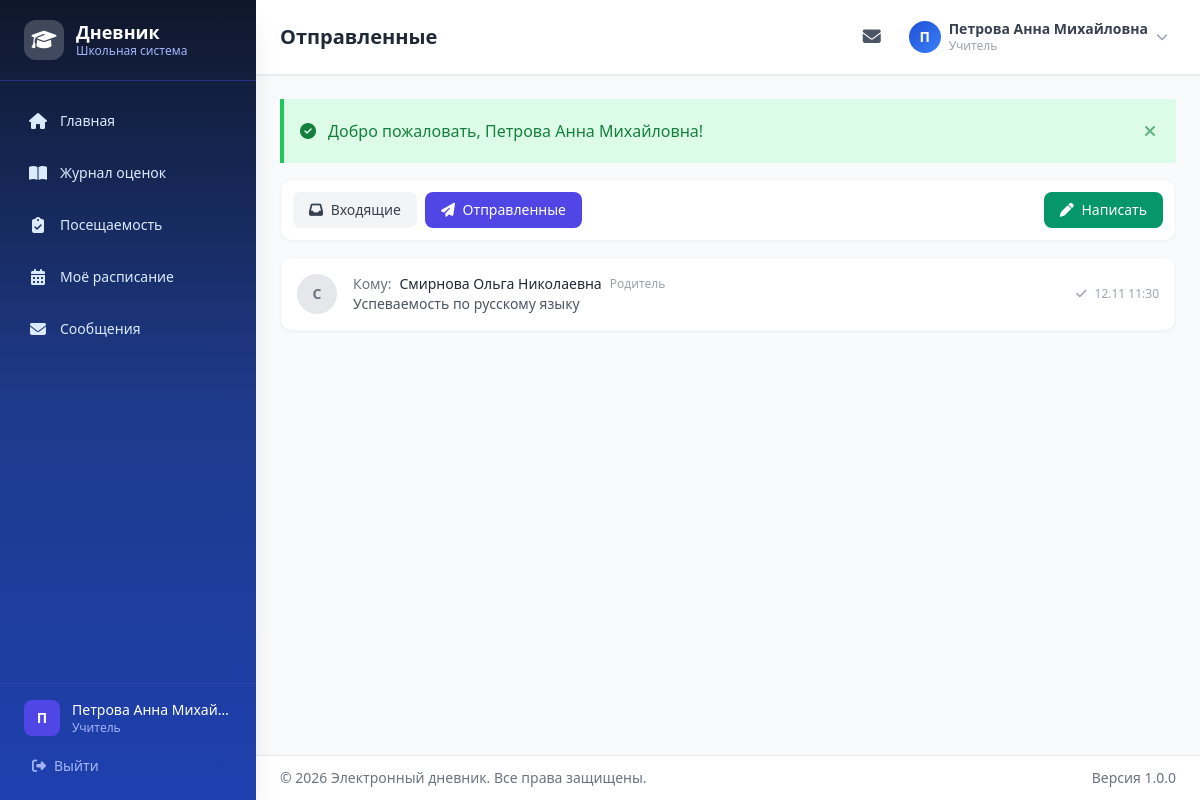
/messages/sent (signed in), run on an earlier commit of the app's database.
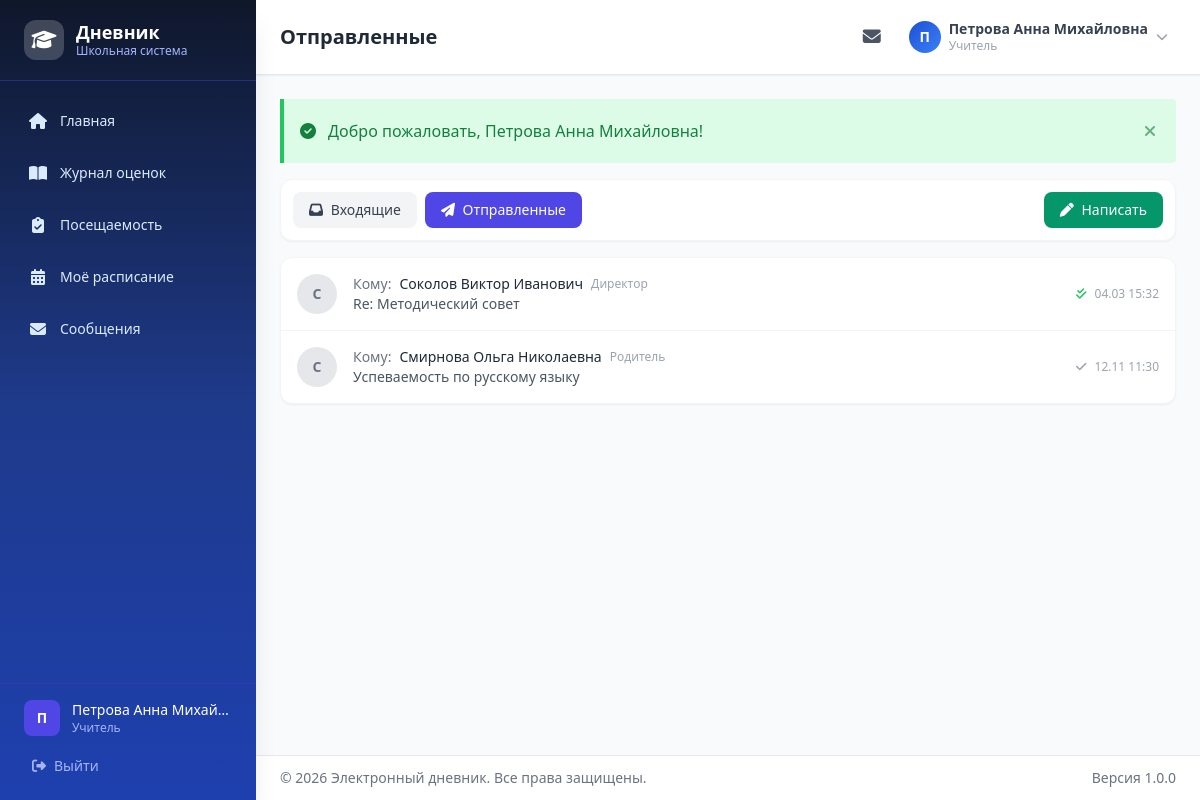
And on a later commit of the database.
### tables this page shows
CREATE TABLE `messages` (
  `id` int NOT NULL,
  `sender_id` int NOT NULL,
  `receiver_id` int NOT NULL,
  `subject` varchar(255) NOT NULL,
  `message` text NOT NULL,
  `is_read` tinyint(1) DEFAULT '0',
  `read_at` timestamp NULL DEFAULT NULL,
  `created_at` timestamp NULL DEFAULT CURRENT_TIMESTAMP
);

CREATE TABLE `users` (
  `id` int NOT NULL,
  `login` varchar(100) NOT NULL,
  `password_hash` varchar(255) NOT NULL,
  `full_name` varchar(255) NOT NULL,
  `email` varchar(255) DEFAULT NULL,
  `phone` varchar(20) DEFAULT NULL,
  `role_id` int NOT NULL,
  `is_active` tinyint(1) DEFAULT '1',
  `last_login` timestamp NULL DEFAULT NULL,
  `created_at` timestamp NULL DEFAULT CURRENT_TIMESTAMP,
  `updated_at` timestamp NULL DEFAULT CURRENT_TIMESTAMP ON UPDATE CURRENT_TIMESTAMP
);

CREATE TABLE `roles` (
  `id` int NOT NULL,
  `name` varchar(50) NOT NULL,
  `display_name` varchar(100) NOT NULL
);

### controllers/MessagesController.php (called while the page is built, shortened)
<?php
class MessagesController {
    private $messageModel;
    public function __construct() {
        require_once __DIR__ . '/../models/Message.php';
        $this->messageModel = new Message();
    }
    public function sent() {
        $messages = $this->messageModel->getSent(currentUserId(), 50, 0);
        require __DIR__ . '/../views/layout/header.php';
        require __DIR__ . '/../views/messages/sent.php';
        require __DIR__ . '/../views/layout/footer.php';
    }
}

### config/database.php (called while the page is built, shortened)
<?php
function getDB() {
    static $pdo = null;
    if ($pdo === null) {
        $dsn = sprintf(
            'mysql:host=%s;port=%s;dbname=%s;charset=%s',
            DB_HOST, DB_PORT, DB_NAME, DB_CHARSET
        );
        $options = [
            PDO::ATTR_ERRMODE            => PDO::ERRMODE_EXCEPTION,
            PDO::ATTR_DEFAULT_FETCH_MODE => PDO::FETCH_ASSOC,
            PDO::ATTR_EMULATE_PREPARES   => false,
            PDO::MYSQL_ATTR_INIT_COMMAND => "SET NAMES " . DB_CHARSET,
        ];
        try {
            $pdo = new PDO($dsn, DB_USER, DB_PASS, $options);
        } catch (PDOException $e) {
            if (defined('APP_DEBUG') && APP_DEBUG) {
                die('Ошибка подключения к БД: ' . $e->getMessage());
            } else {
                die('Ошибка подключения к базе данных.');
            }
        }
    }
    return $pdo;
}

### includes/auth.php (called while the page is built, shortened)
<?php
function currentUserId() {
    return $_SESSION['user_id'] ?? null;
}

### models/Message.php (called while the page is built, shortened)
<?php
class Message {
    private $db;
    public function __construct() {
        $this->db = getDB();
    }
    public function getSent($userId, $limit = 50, $offset = 0) {
        $stmt = $this->db->prepare("
            SELECT m.*, ur.full_name as receiver_name, rr.display_name as receiver_role
            FROM messages m
            JOIN users ur ON m.receiver_id = ur.id
            JOIN roles rr ON ur.role_id = rr.id
            WHERE m.sender_id = :user_id
            ORDER BY m.created_at DESC
            LIMIT :limit OFFSET :offset
        ");
        $stmt->bindValue(':user_id', $userId, PDO::PARAM_INT);
        $stmt->bindValue(':limit', (int)$limit, PDO::PARAM_INT);
        $stmt->bindValue(':offset', (int)$offset, PDO::PARAM_INT);
        $stmt->execute();
        return $stmt->fetchAll();
    }
}

### views/messages/sent.php (the view, shortened to what the changed rows need)
<div class="space-y-4">
    <div class="bg-white rounded-xl shadow-sm border border-gray-100 overflow-hidden">
        <?php if (empty($messages)): ?>
        <div class="p-12 text-center">
            <i class="fas fa-paper-plane text-5xl text-gray-300 mb-4"></i>
            <p class="text-gray-500 text-lg">Отправленных сообщений нет</p>
        </div>
        <?php else: ?>
        <div class="divide-y divide-gray-100">
            <?php foreach ($messages as $msg): ?>
            <a href="<?= url('messages/read/' . $msg['id']) ?>"
               class="flex items-center gap-4 px-4 py-4 hover:bg-gray-50 transition">
                <div class="w-10 h-10 bg-gray-200 rounded-full flex items-center justify-center text-gray-500 text-sm font-bold flex-shrink-0">
                    <?= mb_strtoupper(mb_substr($msg['receiver_name'], 0, 1)) ?>
                </div>
                <div class="flex-1 min-w-0">
                    <div class="flex items-center gap-2">
                        <span class="text-sm text-gray-500">Кому:</span>
                        <span class="font-medium text-gray-800 text-sm truncate"><?= e($msg['receiver_name']) ?></span>
                        <span class="text-xs text-gray-400"><?= e($msg['receiver_role']) ?></span>
                    </div>
                    <p class="text-sm text-gray-600 truncate"><?= e($msg['subject']) ?></p>
                </div>
                <div class="flex items-center gap-2 flex-shrink-0">
                    <?php if ($msg['is_read']): ?>
                    <span class="text-xs text-green-500"><i class="fas fa-check-double"></i></span>
                    <?php else: ?>
                    <span class="text-xs text-gray-400"><i class="fas fa-check"></i></span>
                    <?php endif; ?>
                    <span class="text-xs text-gray-400">
                        <?= formatDateTime($msg['created_at'], 'd.m H:i') ?>
                    </span>
                </div>
            </a>
            <?php endforeach; ?>
        </div>
        <?php endif; ?>
    </div>
</div>

### views/layout/sidebar.php (shortened to what the changed rows need)
<?php
$role = currentRole();
$currentRoute = isset($_GET['route']) ? trim($_GET['route'], '/') : 'dashboard';
function isActive($route) {
    global $currentRoute;
    $current = trim($currentRoute, '/');
    $target  = trim($route, '/');
    if (strpos($target, '/') !== false) {
        return $current === $target;
    }
    $parts = explode('/', $current);
    return ($parts[0] ?? '') === $target;
}
function activeClass($route) {
    return isActive($route)
        ? 'bg-white/10 text-white shadow-md'
        : 'text-blue-100 hover:bg-white/10 hover:text-white';
}
$menuItems = [];
$menuItems[] = ['url' => 'dashboard', 'icon' => 'fa-home', 'label' => 'Главная'];
switch ($role) {
    case 'teacher':
        $menuItems[] = ['url' => 'grades/journal', 'icon' => 'fa-book-open', 'label' => 'Журнал оценок'];
        $menuItems[] = ['url' => 'attendance/mark', 'icon' => 'fa-clipboard-check', 'label' => 'Посещаемость'];
        $menuItems[] = ['url' => 'schedule/my-schedule', 'icon' => 'fa-calendar-alt', 'label' => 'Моё расписание'];
        $menuItems[] = ['url' => 'messages/inbox', 'icon' => 'fa-envelope', 'label' => 'Сообщения'];
        break;
}
?>
<aside id="sidebar" class="fixed inset-y-0 left-0 w-64 bg-gradient-to-b from-slate-900 via-blue-900 to-blue-800 transform -translate-x-full lg:translate-x-0 transition-transform duration-300 ease-in-out z-50 flex flex-col shadow-xl">
    <div class="flex items-center gap-3 px-6 py-5 border-b border-indigo-700/50">
        <div>
            <h2 class="text-white font-bold text-lg leading-tight">Дневник</h2>
        </div>
    </div>
    <nav class="flex-1 px-3 py-4 overflow-y-auto">
        <ul class="space-y-1">
            <?php foreach ($menuItems as $item): ?>
            <li>
                <a href="<?= url($item['url']) ?>"
                   class="flex items-center gap-3 px-4 py-3 rounded-xl text-sm font-medium transition-all duration-200 <?= activeClass($item['url']) ?>">
                    <i class="fas <?= $item['icon'] ?> w-5 text-center text-base"></i>
                    <span><?= e($item['label']) ?></span>
                </a>
            </li>
            <?php endforeach; ?>
        </ul>
    </nav>
</aside>

### includes/helpers.php (shortened to what the changed rows need)
<?php
function url($route = '') {
    $base = rtrim(BASE_URL, '/');
    return $base . '/' . ltrim($route, '/');
}
function e($string) {
    return htmlspecialchars($string ?? '', ENT_QUOTES, 'UTF-8');
}
function getFlash($type) {
    $message = $_SESSION['flash'][$type] ?? null;
    return $message;
}
function renderFlashMessages() {
    $types = [
        'success' => ['bg-green-100 border-green-500 text-green-700', 'fa-check-circle'],
        'error'   => ['bg-red-100 border-red-500 text-red-700', 'fa-exclamation-circle'],
        'warning' => ['bg-yellow-100 border-yellow-500 text-yellow-700', 'fa-exclamation-triangle'],
        'info'    => ['bg-blue-100 border-blue-500 text-blue-700', 'fa-info-circle'],
    ];
    foreach ($types as $type => $config) {
        $message = getFlash($type);
        if ($message) {
            echo '<div class="flash-message border-l-4 p-4 mb-4 rounded-r ' . $config[0] . '" role="alert">';
            echo '<div class="flex items-center">';
            echo '<i class="fas ' . $config[1] . ' mr-3"></i>';
            echo '<p>' . e($message) . '</p>';
            echo '<button onclick="this.parentElement.parentElement.remove()" class="ml-auto">';
            echo '<i class="fas fa-times"></i></button>';
            echo '</div></div>';
        }
    }
}
function formatDateTime($datetime, $format = 'd.m.Y H:i') {
    return date($format, strtotime($datetime));
}

What changed in the data, as far as the page shows it:
added messages: receiver.full_name "С", receiver.full_name "Соколов Виктор Иванович", roles.display_name "Директор", subject "Re: Методический совет", is_read 1 (drawn), created_at "04.03 15:32"
